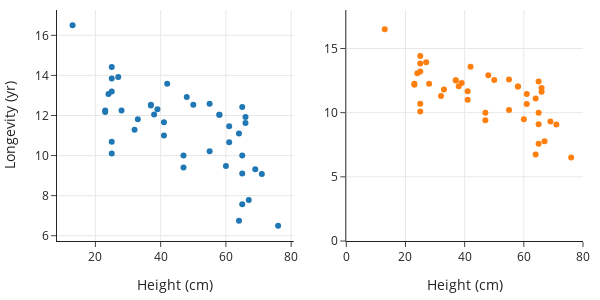

The code cell stored with this chart in its notebook:
### Markdown cell above
## Including Zero

We often don't need to include 0 on an axis, especially if including it makes it difficult to fill the data region. For example, let's make a scatter plot of the average longevity plotted against average height for dog breeds. (This dataset was first introduced in {numref}`Chapter %s <ch:eda>`; it includes several features for 172 breeds.)

### Code cell
fig = make_subplots(rows=1, cols=2)

fig.add_trace(
    go.Scatter(x=dogs['height'], y=dogs['longevity'], mode="markers"),
    row=1, col=1
)

fig.add_trace(
    go.Scatter(x=dogs['height'], y=dogs['longevity'], mode="markers"),
    row=1, col=2
)

fig.update_xaxes(range=[0, 80], row=1, col=2, title_text="Height (cm)")
fig.update_yaxes(range=[0, 18], row=1, col=2)
fig.update_xaxes(row=1, col=1, title_text="Height (cm)")
fig.update_yaxes(row=1, col=1, title_text="Longevity (yr)")

fig.update_layout(height=300, width=600, showlegend=False)
fig.show()

### Figure 1 — Plotly figure (JSON) as saved in the notebook; plotly's stock layout.template omitted (floating-point values rounded to 4 significant figures)
{"data": [{"mode": "markers", "type": "scatter", "x": [48, 25, 41, 37, 37, 55, 27, 33, 13, 50, 61, 65, 25, 58, 23, 25, 66, 58, 60, 39, 64, 41, 24, 25, 32, 42, 38, 28, 47, 23, 65, 25, 47, 66, 69, 65, 71, 55, 61, 64, 65, 76, 67], "xaxis": "x", "y": [12.92, 13.84, 11.66, 12.5, 12.53, 12.58, 13.92, 11.81, 16.5, 12.54, 11.46, 12.42, 14.42, 12.04, 12.25, 13.2, 11.63, 12.04, 9.48, 12.31, 11.1, 11, 13.07, 10.1, 11.29, 13.58, 12.05, 12.25, 10, 12.17, 10, 10.69, 9.4, 11.92, 9.32, 9.1, 9.08, 10.21, 10.67, 6.75, 7.57, 6.5, 7.78], "yaxis": "y"}, {"mode": "markers", "type": "scatter", "x": [48, 25, 41, 37, 37, 55, 27, 33, 13, 50, 61, 65, 25, 58, 23, 25, 66, 58, 60, 39, 64, 41, 24, 25, 32, 42, 38, 28, 47, 23, 65, 25, 47, 66, 69, 65, 71, 55, 61, 64, 65, 76, 67], "xaxis": "x2", "y": [12.92, 13.84, 11.66, 12.5, 12.53, 12.58, 13.92, 11.81, 16.5, 12.54, 11.46, 12.42, 14.42, 12.04, 12.25, 13.2, 11.63, 12.04, 9.48, 12.31, 11.1, 11, 13.07, 10.1, 11.29, 13.58, 12.05, 12.25, 10, 12.17, 10, 10.69, 9.4, 11.92, 9.32, 9.1, 9.08, 10.21, 10.67, 6.75, 7.57, 6.5, 7.78], "yaxis": "y2"}], "layout": {"height": 300, "showlegend": false, "width": 600, "xaxis": {"anchor": "y", "autorange": true, "domain": [0, 0.45], "range": [8.223, 80.78], "title": {"text": "Height (cm)"}, "type": "linear"}, "xaxis2": {"anchor": "y2", "domain": [0.55, 1], "range": [0, 80], "title": {"text": "Height (cm)"}, "type": "linear"}, "yaxis": {"anchor": "x", "autorange": true, "domain": [0, 1], "range": [5.737, 17.26], "title": {"text": "Longevity (yr)"}, "type": "linear"}, "yaxis2": {"anchor": "x2", "domain": [0, 1], "range": [0, 18], "type": "linear"}}}
